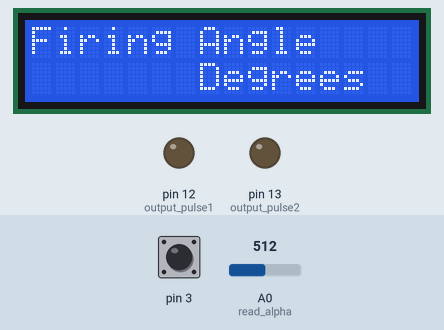
Recording of a sketch running on a simulated Arduino Uno, built with avr-gcc and run on an emulated ATmega328P. On the bench: 16×2 character LCD, output pins drawn as LEDs (lit = HIGH). The test bench sets the inputs (shaded band); at power-on: pin 3 HIGH, A0 (read_alpha) = 512.

Above: at 1.2 s.
1.3 s: pin 3 driven LOW
2.8 s: pin 3 driven HIGH
At 3.6 s:
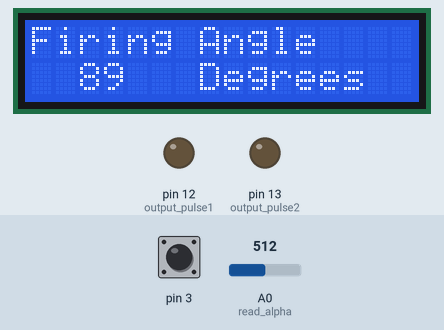
4.3 s: pin 3 pulsed LOW 2 times (0.12 s each, 0.3 s apart)
Timing chart, 0 to 7.3 s (numbered marks = the images above; inputs shaded):
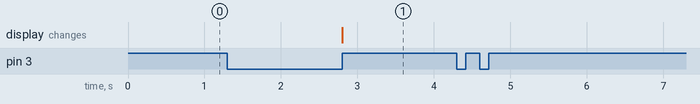

The sketch:

SCR_trainer.ino
```cpp
#include <LiquidCrystal.h>
LiquidCrystal lcd(11, 10, 8, 7, 6, 5);
#define output_pulse1 12
#define output_pulse2 13
#define read_alpha    A0

volatile int en=LOW;
volatile long int alpha=0;
long int previous_alpha=0;
volatile float t1=0;
volatile int led=LOW;
volatile bool internal_state1=LOW;
volatile bool internal_state2=LOW;

unsigned long previous_time=0;
unsigned long pulse_width=1000; //1=1us
unsigned long current_time=0;

int error =1-0.2;
int error_pos=error;
int error_neg=error;

void edge(void);
void pin_mode_setup(void);
void setup_negative_edge(void);
void setup_positive_edge(void);
void lcd_(void);

void setup() {
attachInterrupt(digitalPinToInterrupt(3),edge,CHANGE);
pin_mode_setup();
lcd.begin(16, 2);
lcd.setCursor(0, 0);
lcd.print("Firing Angle");
lcd.setCursor(7, 1);
lcd.print("Degrees");
}

void loop()
{
setup_negative_edge();
setup_positive_edge();
//lcd.print(alpha);
}
void lcd_(void)
{
if(alpha>=previous_alpha+2 || alpha<=previous_alpha-2)
{
previous_alpha=alpha;
lcd.setCursor(2, 1);
lcd.print(alpha/2);
lcd.print(" ");
}
}

 void edge(void)
{
 internal_state2==LOW;
 internal_state1==LOW;
 digitalWrite(output_pulse2,LOW);
 digitalWrite(output_pulse1,LOW);
 en=HIGH;
 alpha = analogRead(read_alpha);
 alpha=alpha/2.845;
 t1=alpha*20/360;
t1=t1/2;
}
void pin_mode_setup(void)
{
pinMode(output_pulse1,OUTPUT);
pinMode(output_pulse2,OUTPUT);
pinMode(read_alpha ,INPUT);
}

void setup_negative_edge(void)
{
if(en==HIGH && digitalRead(3)==LOW)
{
  if(internal_state2==LOW)
  {
  previous_time=micros();
  internal_state2=HIGH;
  }
  if((micros() - previous_time)>((t1*1000)-500) & internal_state2==HIGH)
  {
  digitalWrite(output_pulse2,HIGH);
      if((micros()-previous_time)>=(t1*1000+pulse_width))
      {digitalWrite(output_pulse2,LOW);
      internal_state2=LOW;
      en=LOW;

      }
}
}
}
void setup_positive_edge(void)
{
if(en==HIGH && digitalRead(3)==HIGH)
{
  if(internal_state1==LOW)
  {

  previous_time=micros();
  internal_state1=HIGH;
                 if(t1*1000>4000)
                  {lcd_();}
  }
  if((micros() - previous_time)>((t1*1000)+300) & internal_state1==HIGH)
  {
  digitalWrite(output_pulse1,HIGH);

     if((micros()-previous_time)>=(t1*1000+pulse_width))
     {
     digitalWrite(output_pulse1,LOW);

     internal_state1=LOW;
      en=LOW;
      if((micros() - previous_time)<=5500)
      {
        lcd_();
        }
     }

  }
}
}
```

Measured:
- after the input at 2.8 s, the display: changes at once (image 1)
